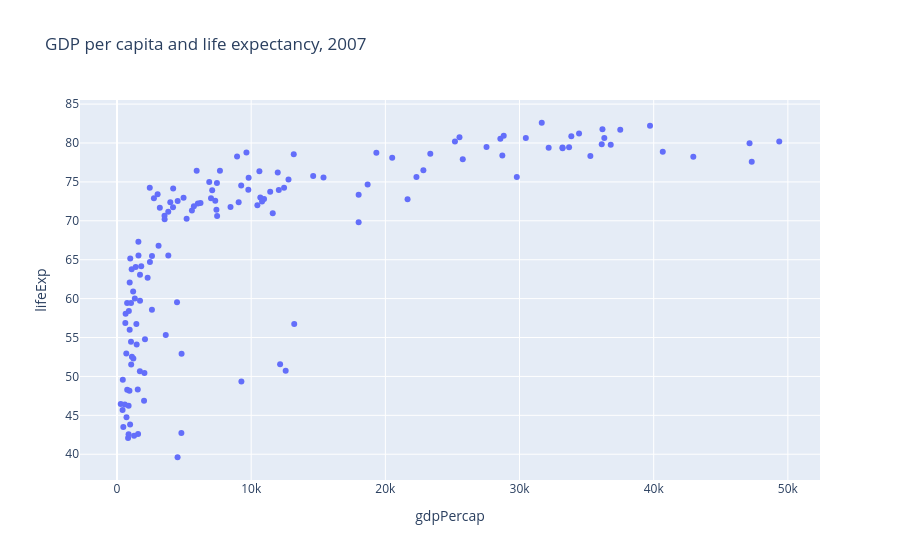

Notebook code cell kept with this figure:
### Markdown cell above
### Scatter: two variables

### Code cell
fig_sc = px.scatter(df07, x='gdpPercap', y='lifeExp', hover_name='country',
                    title='GDP per capita and life expectancy, 2007')
fig_sc.show()

### Figure 1 — Plotly figure (JSON) as saved in the notebook; plotly's stock layout.template omitted (floating-point values rounded to 4 significant figures; data arrays with more than 128 entries replaced by an {"elided": "..."} marker saying what was removed)
{"data": [{"hovertemplate": "<b>%{hovertext}</b><br><br>gdpPercap=%{x}<br>lifeExp=%{y}<extra></extra>", "hovertext": {"elided": "142 str values"}, "legendgroup": "", "marker": {"color": "#636efa", "symbol": "circle"}, "mode": "markers", "name": "", "orientation": "v", "showlegend": false, "type": "scatter", "x": {"elided": "142 float values"}, "xaxis": "x", "y": {"elided": "142 float values"}, "yaxis": "y"}], "layout": {"legend": {"tracegroupgap": 0}, "title": {"text": "GDP per capita and life expectancy, 2007"}, "xaxis": {"anchor": "y", "domain": [0.0, 1.0], "title": {"text": "gdpPercap"}}, "yaxis": {"anchor": "x", "domain": [0.0, 1.0], "title": {"text": "lifeExp"}}}}
